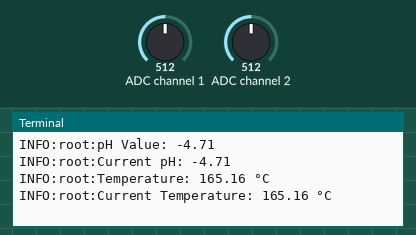
This program was run on a simulated Raspberry Pi (BCM pin numbers). On the bench: the last lines printed to the terminal. The test bench sets the inputs (shaded band); at power-on: ADC channel 1 = 512, ADC channel 2 = 512 (analog values on the 0–1023 scale). The clock reads 2024-03-15 10:24:30 at power-on unless the program sets it.

Above: at 1.2 s.
1.3 s: ADC channel 1 set to 716
At 2.6 s:
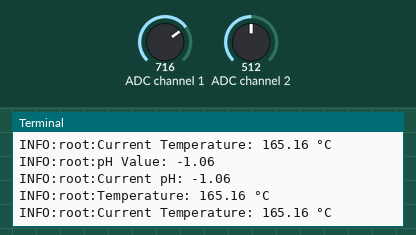
4.0 s: ADC channel 2 set to 716
At 5.3 s:
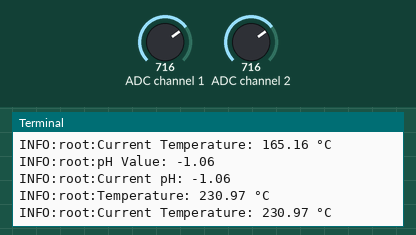
6.7 s: ADC channel 1 set to 900
At 8.5 s:
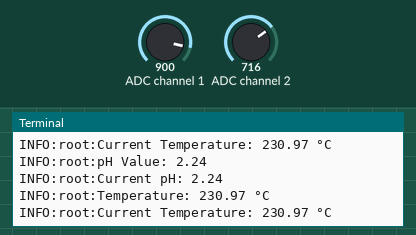
9.4 s: ADC channel 2 set to 900
At 11.3 s:
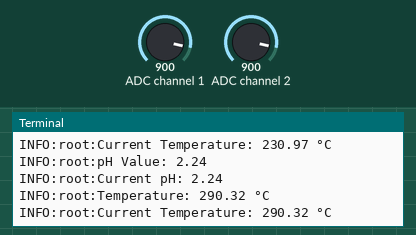
Timing chart, 0 to 12.8 s (numbered marks = the images above; inputs shaded):
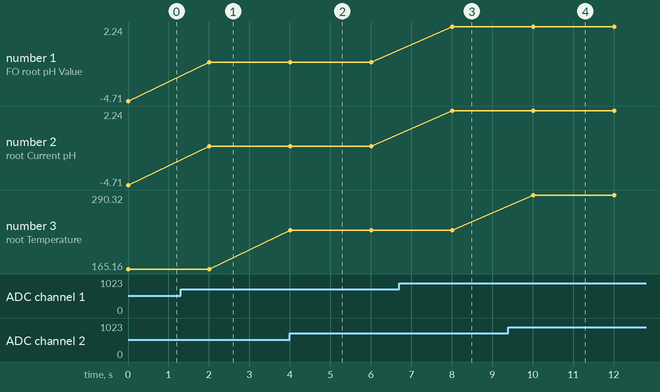

The program:

ph-4502c.py
```python
import spidev
import time
import logging

# Setup logging to display debug information
logging.basicConfig(level=logging.INFO)

# Create an SPI instance
spi = spidev.SpiDev()
spi.open(0, 0)  # SPI bus 0, device (CE0)
spi.max_speed_hz = 1350000

# Constants for calibration (adjust based on your sensors)
PH_OFFSET = 2.5   # pH sensor offset
PH_SLOPE = 0.18   # pH sensor slope (mV per pH unit)
TEMP_SLOPE = 100  # LM35 gives 10mV per °C, so 100mV = 1°C

def read_channel(channel):
    """Read from the given channel (0-7) of the MCP3008 ADC"""
    if channel > 7 or channel < 0:
        logging.error("Invalid channel. Must be between 0 and 7.")
        return -1
    # MCP3008 uses 3 bytes for a read command
    r = spi.xfer2([1, (8 + channel) << 4, 0])
    # The result is in the last byte
    return ((r[1] & 3) << 8) + r[2]

def adc_to_voltage(adc_value, vref=3.3, max_adc=1023):
    """Convert ADC value to voltage"""
    return (adc_value / max_adc) * vref

def read_ph(channel=1):
    """Read the pH sensor value from the specified channel (default: 1)"""
    pH_value = read_channel(channel)
    if pH_value == -1:
        return None

    voltage = adc_to_voltage(pH_value)
    logging.debug(f"pH ADC Value: {pH_value}, Voltage: {voltage:.2f} V")

    # Convert voltage to pH value using calibration values
    pH = (voltage - PH_OFFSET) / PH_SLOPE
    logging.info(f"pH Value: {pH:.2f}")

    return pH

def read_temperature(channel=2):
    """Read temperature sensor (LM35) value from the specified channel (default: 2)"""
    temp_value = read_channel(channel)
    if temp_value == -1:
        return None

    voltage = adc_to_voltage(temp_value)
    temperature = voltage * TEMP_SLOPE  # LM35 gives 10mV per degree Celsius
    logging.debug(f"Temperature ADC Value: {temp_value}, Voltage: {voltage:.2f} V")
    logging.info(f"Temperature: {temperature:.2f} °C")

    return temperature

def main():
    """Main function to continuously read from sensors"""
    try:
        while True:
            # Read pH and temperature values
            ph = read_ph()
            if ph is not None:
                logging.info(f"Current pH: {ph:.2f}")
            else:
                logging.error("Failed to read pH sensor.")

            temperature = read_temperature()
            if temperature is not None:
                logging.info(f"Current Temperature: {temperature:.2f} °C")
            else:
                logging.error("Failed to read temperature sensor.")

            # Sleep for a while before reading again
            time.sleep(2)

    except KeyboardInterrupt:
        logging.info("Exiting due to KeyboardInterrupt.")
    except Exception as e:
        logging.error(f"An error occurred: {e}")
    finally:
        spi.close()

if __name__ == "__main__":
    main()
```

Measured:
- after the input at 1.3 s, the terminal: prints a new line after 0.70 s (image 1)
- after the input at 4.0 s, the terminal: prints a new line at once (image 2)
- after the input at 6.7 s, the terminal: prints a new line after 1.3 s (image 3)
- after the input at 9.4 s, the terminal: prints a new line after 0.61 s (image 4)
- plotted number 1: -4.71 → -1.06 after the input at 1.3 s, -1.06 → 2.24 after the input at 6.7 s
- plotted number 2: -4.71 → -1.06 after the input at 1.3 s, -1.06 → 2.24 after the input at 6.7 s
- plotted number 3: 165.16 → 230.97 after the input at 4.0 s, 230.97 → 290.32 after the input at 9.4 s
